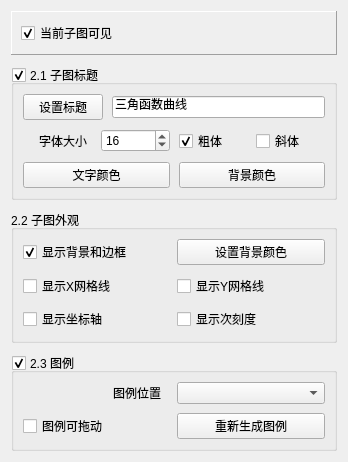
        <widget class="QWidget" name="scrollAreaWidgetContents_4">
         <property name="geometry">
          <rect>
           <x>0</x>
           <y>0</y>
           <width>348</width>
           <height>411</height>
          </rect>
         </property>
         <layout class="QVBoxLayout" name="verticalLayout_13">
          <property name="spacing">
           <number>10</number>
          </property>
          <item>
           <widget class="QFrame" name="frame_2">
            <property name="frameShape">
             <enum>QFrame::Panel</enum>
            </property>
            <property name="frameShadow">
             <enum>QFrame::Raised</enum>
            </property>
            <layout class="QHBoxLayout" name="horizontalLayout_4">
             <item>
              <widget class="QCheckBox" name="chkBoxAxes_Visible">
               <property name="text">
                <string>当前子图可见</string>
               </property>
               <property name="checked">
                <bool>true</bool>
               </property>
              </widget>
             </item>
            </layout>
           </widget>
          </item>
          <item>
           <widget class="QGroupBox" name="groupBox_AxesTitle">
            <property name="title">
             <string>2.1 子图标题</string>
            </property>
            <property name="checkable">
             <bool>true</bool>
            </property>
            <property name="checked">
             <bool>true</bool>
            </property>
            <layout class="QVBoxLayout" name="verticalLayout_12">
             <property name="spacing">
              <number>9</number>
             </property>
             <item>
              <layout class="QHBoxLayout" name="horizontalLayout_9">
               <item>
                <widget class="QPushButton" name="btnAxes_Title">
                 <property name="toolTip">
                  <string>设置标题文字</string>
                 </property>
                 <property name="text">
                  <string>设置标题</string>
                 </property>
                </widget>
               </item>
               <item>
                <widget class="QLineEdit" name="editAxes_Title">
                 <property name="text">
                  <string>三角函数曲线</string>
                 </property>
                </widget>
               </item>
              </layout>
             </item>
             <item>
              <layout class="QHBoxLayout" name="horizontalLayout_10">
               <item>
                <widget class="QLabel" name="label_13">
                 <property name="text">
                  <string>字体大小</string>
                 </property>
                 <property name="alignment">
                  <set>Qt::AlignRight|Qt::AlignTrailing|Qt::AlignVCenter</set>
                 </property>
                 <property name="indent">
                  <number>5</number>
                 </property>
                </widget>
               </item>
               <item>
                <widget class="QSpinBox" name="spinAxes_Fontsize">
                 <property name="minimum">
                  <number>5</number>
                 </property>
                 <property name="maximum">
                  <number>100</number>
                 </property>
                 <property name="value">
                  <number>16</number>
                 </property>
                </widget>
               </item>
               <item>
                <widget class="QCheckBox" name="chkBoxAxes_Bold">
                 <property name="text">
                  <string>粗体</string>
                 </property>
                 <property name="checked">
                  <bool>true</bool>
                 </property>
                </widget>
               </item>
               <item>
                <widget class="QCheckBox" name="chkBoxAxes_Italic">
                 <property name="text">
                  <string>斜体</string>
                 </property>
                </widget>
               </item>
              </layout>
             </item>
             <item>
              <layout class="QHBoxLayout" name="horizontalLayout_11">
               <item>
                <widget class="QPushButton" name="btnAxes_TitleColor">
                 <property name="text">
                  <string>文字颜色</string>
                 </property>
                </widget>
               </item>
               <item>
                <widget class="QPushButton" name="btnAxes_TitleBackColor">
                 <property name="text">
                  <string>背景颜色</string>
                 </property>
                </widget>
               </item>
              </layout>
             </item>
            </layout>
           </widget>
          </item>
          <item>
           <widget class="QGroupBox" name="groupBox_AxesBack">
            <property name="title">
             <string>2.2 子图外观</string>
            </property>
            <layout class="QGridLayout" name="gridLayout_11">
             <property name="verticalSpacing">
              <number>9</number>
             </property>
             <item row="0" column="1">
              <widget class="QPushButton" name="btnAxes_FaceColor">
               <property name="text">
                <string>设置背景颜色</string>
               </property>
              </widget>
             </item>
             <item row="1" column="0">
              <widget class="QCheckBox" name="chkBoxAxes_GridX">
               <property name="text">
                <string>显示X网格线</string>
               </property>
              </widget>
             </item>
             <item row="0" column="0">
              <widget class="QCheckBox" name="chkBoxAxes_FrameOn">
               <property name="text">
                <string>显示背景和边框</string>
               </property>
               <property name="checked">
                <bool>true</bool>
               </property>
              </widget>
             </item>
             <item row="1" column="1">
              <widget class="QCheckBox" name="chkBoxAxes_GridY">
               <property name="text">
                <string>显示Y网格线</string>
               </property>
              </widget>
             </item>
             <item row="2" column="1">
              <widget class="QCheckBox" name="chkBoxAxes_MinorTicksOn">
               <property name="text">
                <string>显示次刻度</string>
               </property>
              </widget>
             </item>
             <item row="2" column="0">
              <widget class="QCheckBox" name="chkBoxAxes_AxisOn">
               <property name="text">
                <string>显示坐标轴</string>
               </property>
              </widget>
             </item>
            </layout>
           </widget>
          </item>
          <item>
           <widget class="QGroupBox" name="groupBox_AexLegend">
            <property name="title">
             <string>2.3 图例</string>
            </property>
            <property name="checkable">
             <bool>true</bool>
            </property>
            <property name="checked">
             <bool>true</bool>
            </property>
            <layout class="QGridLayout" name="gridLayout_3">
             <property name="verticalSpacing">
              <number>9</number>
             </property>
             <item row="0" column="0">
              <widget class="QLabel" name="label_6">
               <property name="text">
                <string>图例位置</string>
               </property>
               <property name="alignment">
                <set>Qt::AlignRight|Qt::AlignTrailing|Qt::AlignVCenter</set>
               </property>
               <property name="indent">
                <number>10</number>
               </property>
              </widget>
             </item>
             <item row="0" column="1">
              <widget class="QComboBox" name="combo_LegendLoc"/>
             </item>
             <item row="1" column="0">
              <widget class="QCheckBox" name="chkBoxLegend_Dragable">
               <property name="text">
                <string>图例可拖动</string>
               </property>
              </widget>
             </item>
             <item row="1" column="1">
              <widget class="QPushButton" name="btnLegend_regenerate">
               <property name="text">
                <string>重新生成图例</string>
               </property>
              </widget>
             </item>
            </layout>
           </widget>
          </item>
          <item>
           <spacer name="verticalSpacer_2">
            <property name="orientation">
             <enum>Qt::Vertical</enum>
            </property>
            <property name="sizeHint" stdset="0">
             <size>
              <width>20</width>
              <height>152</height>
             </size>
            </property>
           </spacer>
          </item>
         </layout>
        </widget>
